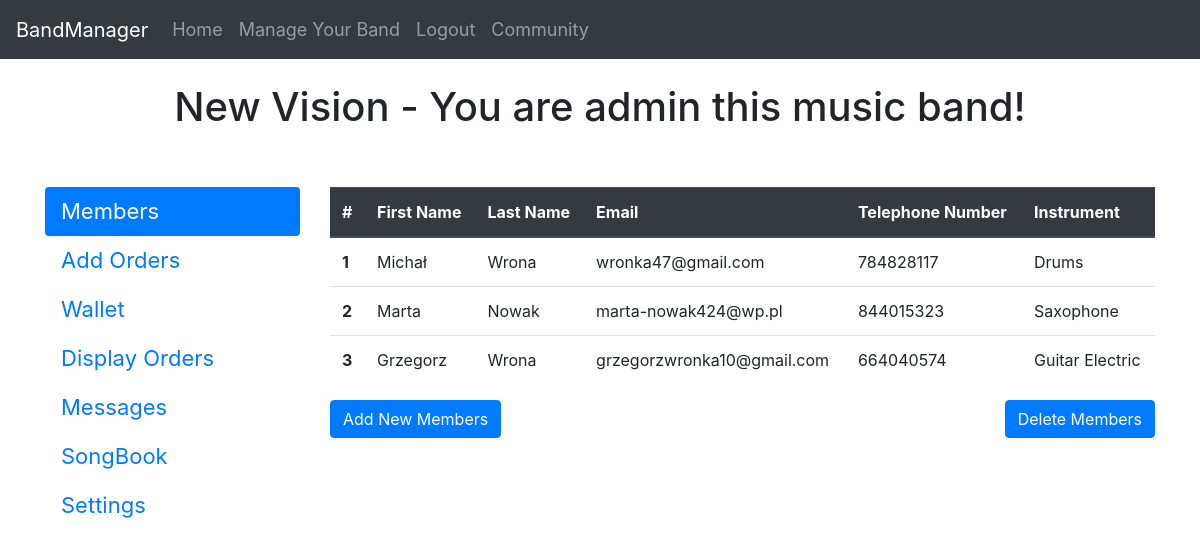
The app's page /manage-your-band/1 (signed in) with its own data.
### website/models.py (models this page shows)
class Band(db.Model):
    id = db.Column(db.Integer, primary_key=True, unique=True)
    name = db.Column(db.String(150))
    city = db.Column(db.String(150))
    music_type = db.Column(db.String(150))
    password = db.Column(db.String(150))
    user_id_admin = db.Column(db.Integer, db.ForeignKey('user.id'))
    date_created = db.Column(db.DateTime(timezone=True), default=func.now())
    budget = db.Column(db.Integer, default=0)

class User(db.Model, UserMixin):
    id = db.Column(db.Integer, primary_key=True, unique=True)
    first_name = db.Column(db.String(150))
    surname = db.Column(db.String(150))
    email = db.Column(db.String(150), unique=True)
    password = db.Column(db.String(150))
    telephone_number = db.Column(db.Integer)
    instrument = db.Column(db.String(150))
    band_id = db.Column(db.Integer)
    wallet = db.Column(db.Integer, default=0)
    band = db.relationship('Band')
    messages = db.relationship('Message')

### website/app/band.py (the view)
@band.route('/manage-your-band/<int:band_id>', methods=['GET', 'POST'])
@login_required
def band_manager(band_id):
    band = Band.query.filter_by(id=band_id).first()
    users_in_this_band = User.query.filter_by(band_id=band.id).all()
    users_without_band = User.query.filter_by(band_id=None).all()
    list_with_index_and_user_object = []
    index = 1
    for user in users_in_this_band:
        list_with_index_and_user_object.append([index, user])
        index += 1
    orders = Orders.query.filter_by(band_id=band.id).all()
    bank = Bank.query.filter_by(band_id=band_id).all()
    all_users = User.query.all()
    messages_received = Message.query.filter_by(to_user_id=current_user.id).all()
    list_messages_received = []
    for message in messages_received:
        if message.to_user_id == current_user.id:
            for user in all_users:
                if message.from_user_id == user.id:
                    list_messages_received.append([message.title, user.first_name, user.surname, message.content, message.date_time_created])
    messages_sent = Message.query.filter_by(from_user_id=current_user.id)
    list_messages_sent = []
    for message in messages_sent:
        if message.from_user_id == current_user.id:
            for user in all_users:
                if message.to_user_id == user.id:
                    list_messages_sent.append([message.title, user.first_name, user.surname, message.content, message.date_time_created])
    return render_template('band_manager.html', user=current_user, band=band,
                            users_in_this_band=list_with_index_and_user_object,
                            users_without_band=users_without_band,
                            orders=orders, bank=bank,
                            users_in_this_band_for_wallet=users_in_this_band,
                            all_users=all_users, list_messages_received=list_messages_received,
                            list_messages_sent=list_messages_sent
                            )

### website/templates/band_manager.html (shortened to what this page needs)
{% extends "base.html" %}
{% block content %}
<br/>
{% if band.user_id_admin == user.id %}
<h1 align="center">{{band.name}} - You are admin this music band!</h1>
{% else %}
<h1 align="center">{{band.name}} - You are a member of a music band!</h1>
{% endif %}
<br><br/>
<div class="row">
<div class="col-3">
    <div class="nav flex-column nav-pills" id="v-pills-tab" role="tablist" aria-orientation="vertical"  style="font-size: 22px;">
        <a class="nav-link active" id="v-pills-members-tab" data-toggle="pill" href="#v-pills-members" role="tab" aria-controls="v-pills-home" aria-selected="true">Members</a>
        <a class="nav-link" id="v-pills-orders-tab" data-toggle="pill" href="#v-pills-orders" role="tab" aria-controls="v-pills-orders" aria-selected="false">Add Orders</a>
        <a class="nav-link" id="v-pills-wallet-tab" data-toggle="pill" href="#v-pills-wallet" role="tab" aria-controls="v-pills-wallet" aria-selected="false">Wallet</a>
        <a class="nav-link" id="v-pills-display-orders-tab" data-toggle="pill" href="#v-display-pills-orders" role="tab" aria-controls="v-display-pills-orders" aria-selected="false">Display Orders</a>
        <a class="nav-link" id="v-pills-messages-tab" data-toggle="pill" href="#v-pills-messages" role="tab" aria-controls="v-pills-messages" aria-selected="false">Messages</a>
        <a class="nav-link" id="v-pills-songbook-tab" data-toggle="pill" href="#v-pills-songbook" role="tab" aria-controls="v-pills-songbook" aria-selected="false">SongBook</a>
        <a class="nav-link" id="v-pills-settings-tab" data-toggle="pill" href="#v-pills-settings" role="tab" aria-controls="v-pills-settings" aria-selected="false">Settings</a>
    </div>
</div>
<div class="col-9">
    <div class="tab-content" id="v-pills-tabContent">
        <div class="tab-pane fade show active" id="v-pills-members" role="tabpanel" aria-labelledby="v-pills-members-tab">
            <table class="table">
                <thead class="thead-dark">
                    <tr>
                        <th scope="col">#</th>
                        <th scope="col">First Name</th>
                        <th scope="col">Last Name </th>
                        <th scope="col">Email</th>
                        <th scope="col">Telephone Number</th>
                        <th scope="col">Instrument</th>
                    </tr>
                </thead>
                <tbody>
                    {% for i, user in users_in_this_band %}
                    <tr>
                        <th scope="row">{{i}}</th>
                        <td>{{user.first_name}}</td>
                        <td>{{user.surname}}</td>
                        <td>{{user.email}}</td>
                        <td>{{user.telephone_number}}</td>
                        <td>{{user.instrument}}</td>
                    </tr>
                    {% endfor %}
                </tbody>
            </table>
            {% if band.user_id_admin == user.id %}
            <button type="button" class="btn btn-primary" data-toggle="modal" data-target="#addNewMembersModal">
            Add New Members
            </button>
            <button type="button" class="btn btn-primary" data-toggle="modal" data-target="#deleteMembersModal" style="float:right;">
            Delete Members
            </button>
            {% endif %}
        </div>
    </div>
</div>
{% endblock %}

### records on screen
Band: name "New Vision"
User: i "1", first_name "Michał", surname "Wrona", email "wronka47@gmail.com", telephone_number "784828117", instrument "Drums"
User: id "2", first_name "Marta", surname "Nowak", email "marta-nowak424@wp.pl", telephone_number "844015323", instrument "Saxophone"
User: id "3", first_name "Grzegorz", surname "Wrona", email "grzegorzwronka10@gmail.com", telephone_number "664040574", instrument "Guitar Electric"
